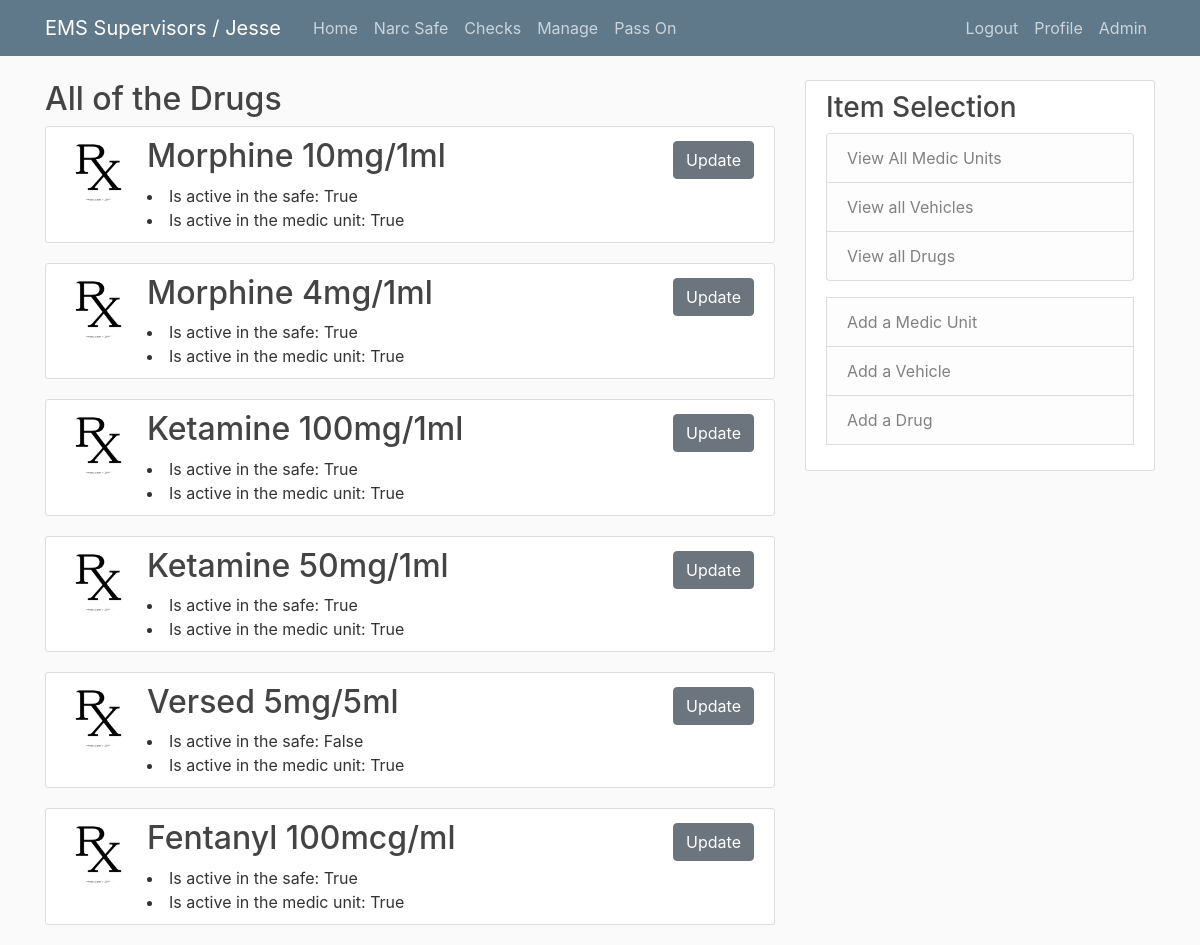
Page /manage/drugs/ (signed in) on the earlier database version.
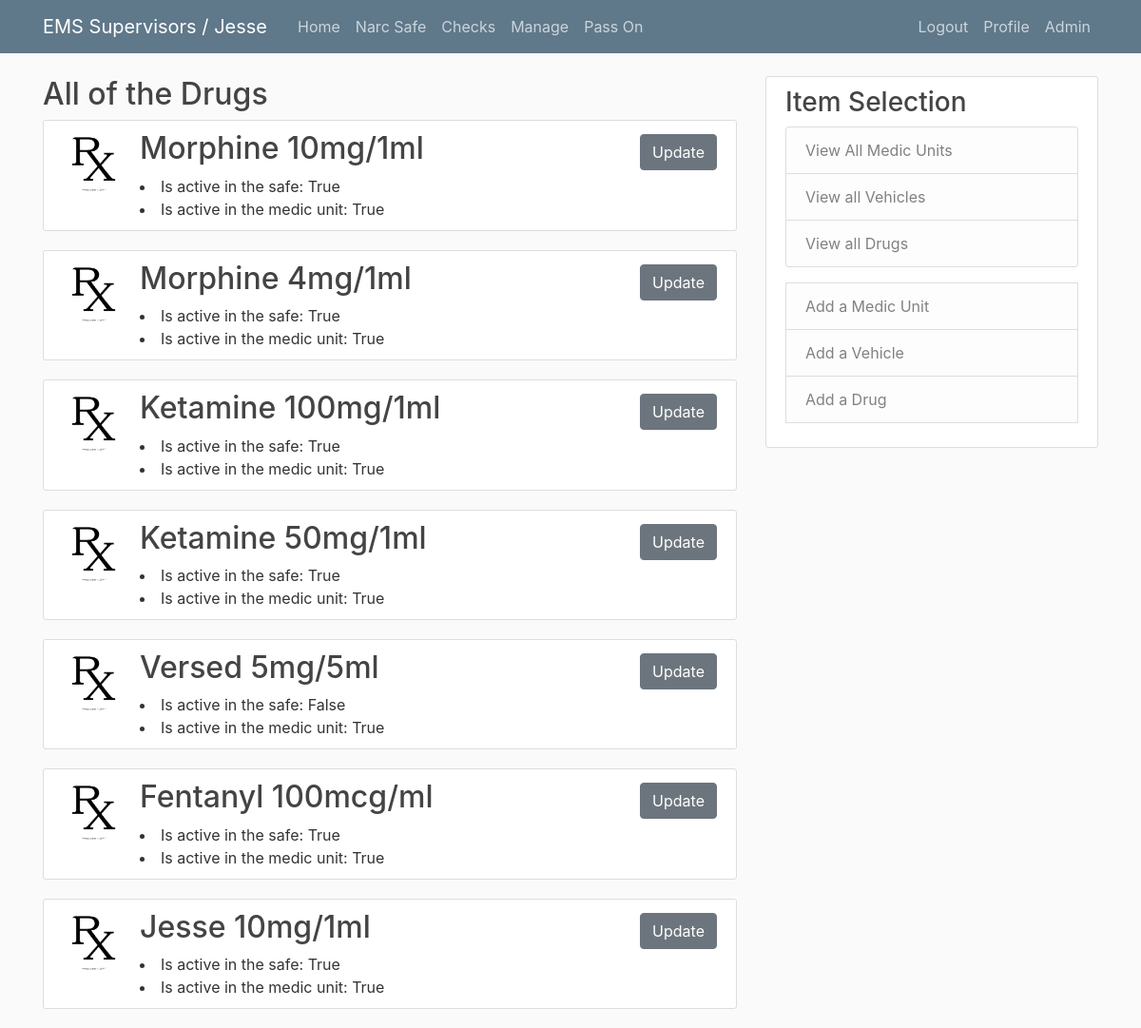
Same page on the later database version.
### components/models.py (models this page shows, shortened)
class Drug(models.Model):
    name = models.CharField(max_length=40)
    image = models.ImageField(default='default_drug.png', upload_to='drug_pics')
    is_active_safe = models.BooleanField(default=True)
    is_active_unit = models.BooleanField(default=True)
    def __str__(self):
        return self.name

### components/views.py (the view)
# urls.py: path('manage/drugs/', DrugListView.as_view(), name='drugs'),
class DrugListView(LoginRequiredMixin, ListView):
    model = Drug

### templates/components/drug_list.html
{% extends 'components/manage_base.html' %}
{% block content %}
<div>
    <h2>All of the Drugs</h2>
     {% for drug in object_list %}
        <article class="media content-section">
            <img class="rounded-circle article-img" src="{{ drug.image.url }}">
            <div class="media-body">
                <h2 class="article-title">{{ drug }}</a></h2>
                {% if drug.is_active_safe == True or drug.is_active_unit == True %}
                <li> Is active in the safe: {{ drug.is_active_safe }}</li>
                <li> Is active in the medic unit: {{ drug.is_active_unit }}</li>
                {% elif drug.is_active_safe == False and drug.is_active_unit == False %}
                <p style='font-weight: bold; font-family: Courier; color:darkred' >{{ drug }} is not active</p>
                {% endif %}
            </div>
            <div>
            <a class="btn btn-secondary btm-sm mt-1 mb-1" href="{% url 'drug_update' drug.id %}">Update</a>
            </div>
            </article>
    {% endfor %}
</div>
{% endblock %}

Differences in the rows shown:
added Drug: image (placeholder picture), name "Jesse 10mg/1ml", is_active_safe "True", is_active_unit "True"
